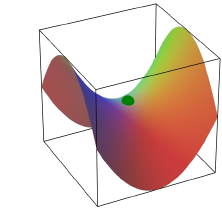
#> input picture Data_Science_Notes/Deep-Learning/CS5480_images/Acrobat_2OJYOHomOb.png, 222 x 208 px, found by its file name; its folder holds 4 pictures in this run
$ python ImageColorChanger.py
#> lines starting #> are read from the running program, lines starting #| are printed output that depends on the picture
# %%
import cv2
import matplotlib.pyplot as plt
import PIL
import numpy as np
import os

# %%
base_dir = '/home/disha/abhi/IITH-Data-Science/Data_Science_Notes/Deep-Learning/CS5480_images/'
for dirs in os.listdir(base_dir):
    full_path = os.path.join(base_dir,dirs)
    p_img= PIL.Image.open(full_path)
#> p_img is the input picture: PIL image 222x208 RGBA; mean R, G, B, A 223.4, 200.6, 193.3, 255
    img = np.asarray(p_img)
    temp_img = img.copy() #np.ones_like(img,dtype=np.uint8)
    temp_img[:,:,0] = 223 #219 #230 # 181 #230
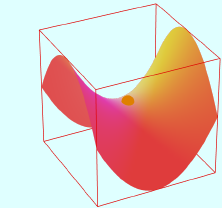
#> temp_img: shape (208, 222, 4); mean R, G, B, A 223, 200.6, 193.3, 255
    temp_img[:,:,1] = 237 #233 #237 # 230 #237
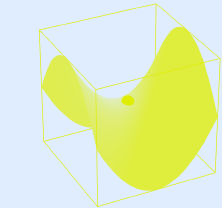
#> temp_img: shape (208, 222, 4); mean R, G, B, A 223, 237, 193.3, 255
    temp_img[:,:,2] = 246 #242 #253 # 245 #253
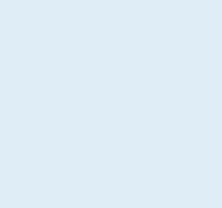
#> temp_img: shape (208, 222, 4); mean R, G, B, A 223, 237, 246, 255
    added = cv2.addWeighted(img,0.5,temp_img,0.5,0)
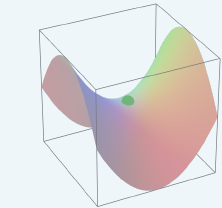
#> added: shape (208, 222, 4); mean R, G, B, A 223.2, 218.8, 219.3, 255
    new_image = PIL.Image.fromarray(added)
    new_image.save(full_path)
#> pass 2 of the loop `for dirs in os.listdir(base_dir):`:
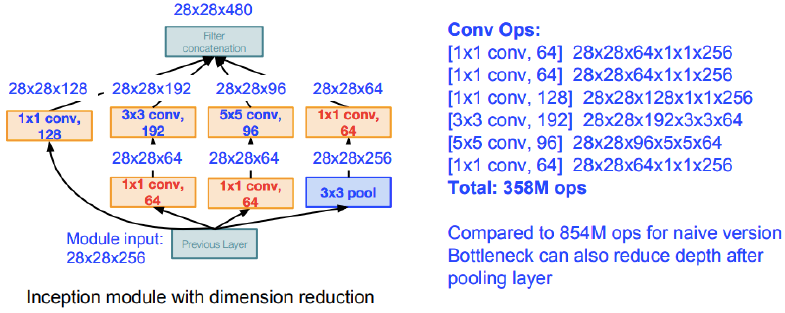
#> input picture Data_Science_Notes/Deep-Learning/CS5480_images/Acrobat_4Mckbj3F7Y.png, 785 x 313 px, found by its file name
#> p_img is the input picture: PIL image 785x313 RGBA; mean R, G, B, A 234, 233.8, 245.3, 255
#> `temp_img[:,:,2] = 246`:
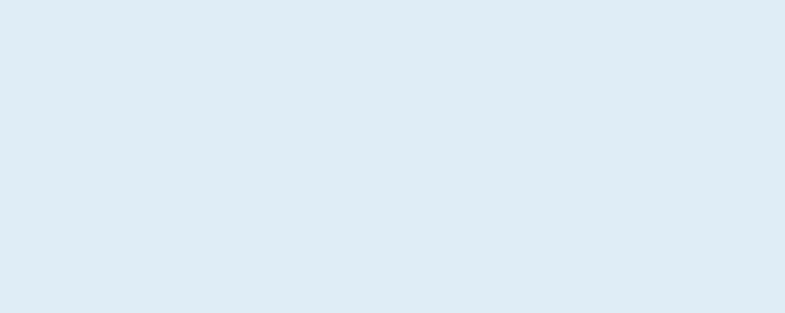
#> temp_img: shape (313, 785, 4); mean R, G, B, A 223, 237, 246, 255
#> `added = cv2.addWeighted(img,0.5,temp_img,0.5,0)`:
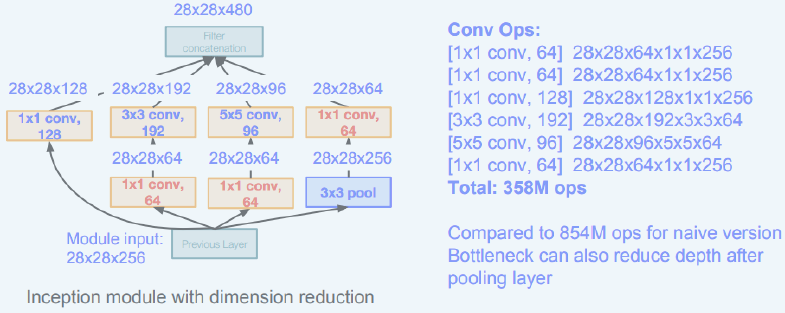
#> added: shape (313, 785, 4); mean R, G, B, A 228.5, 235.4, 245.3, 255
#> pass 3 of the loop `for dirs in os.listdir(base_dir):`:
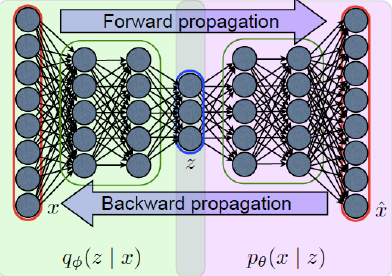
#> input picture Data_Science_Notes/Deep-Learning/CS5480_images/Acrobat_A6vKJFHXk0.png, 392 x 276 px, found by its file name
#> p_img is the input picture: PIL image 392x276 RGBA; mean R, G, B, A 168.8, 170.8, 179.8, 255
#> `temp_img[:,:,2] = 246`:
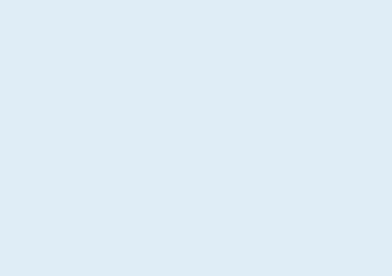
#> temp_img: shape (276, 392, 4); mean R, G, B, A 223, 237, 246, 255
#> `added = cv2.addWeighted(img,0.5,temp_img,0.5,0)`:
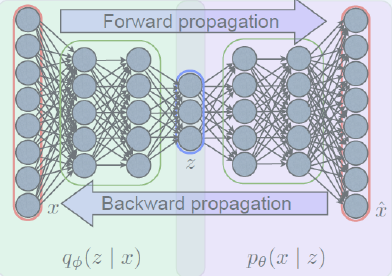
#> added: shape (276, 392, 4); mean R, G, B, A 195.9, 203.8, 212.9, 255
#> the loop made 4 passes; the first 3 are shown

# %%
base_dir = '/home/disha/abhi/IITH-Data-Science/Data_Science_Notes/Machine-Learning/CS5590_images/'
#> (the run stopped early here; a loop or call above may not have finished)
